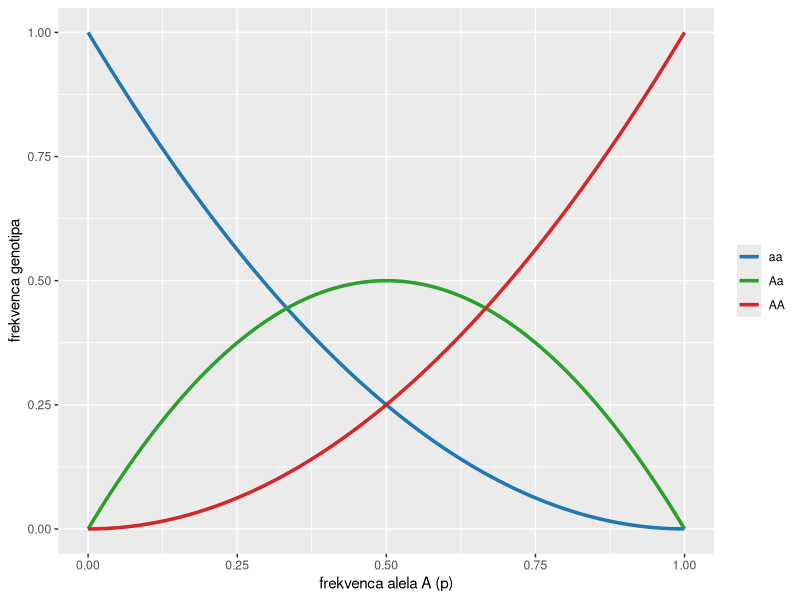
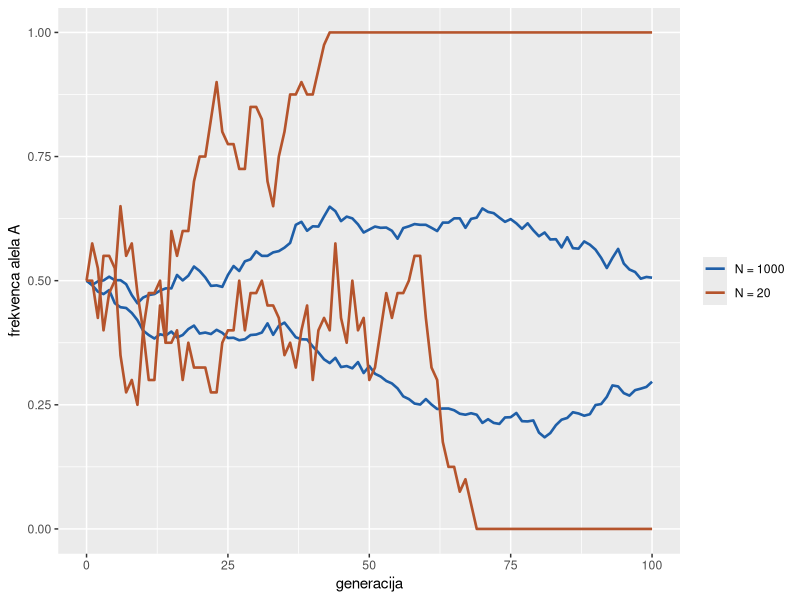
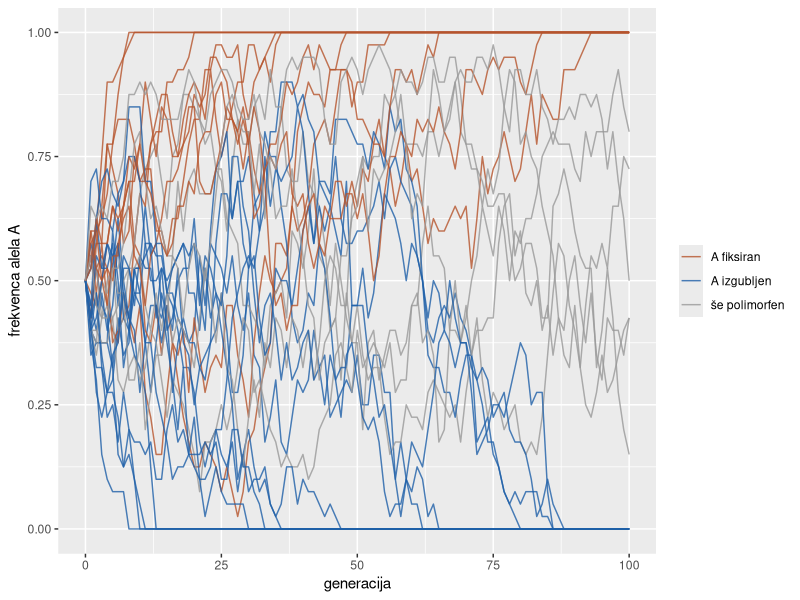
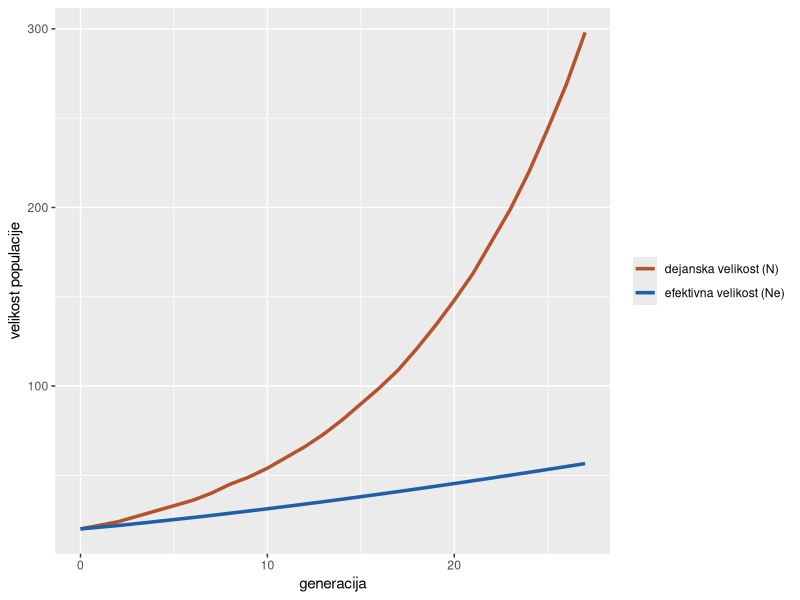
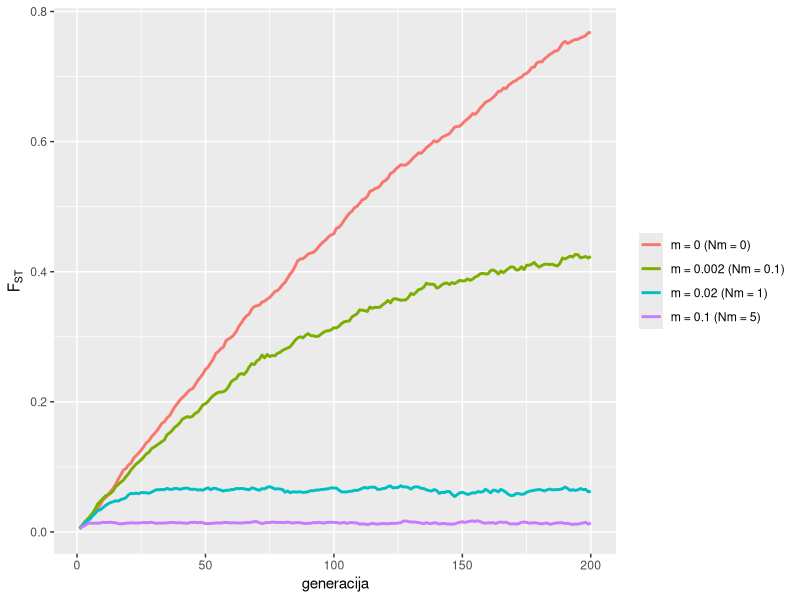

The R source for these figures, in order:
## ---- chunk 1
1 + 1
## ---- chunk 2
#| echo: false
2 * 2
## ---- chunk 3
library(tidyverse)
## ---- chunk 4
genotipi <- c(AA = 30, AG = 15, GG = 5)        # število osebkov z vsakim genotipom
n <- sum(genotipi)                              # vseh osebkov

frek_genotipov <- genotipi / n                  # frekvence genotipov
p <- (2 * genotipi[["AA"]] + genotipi[["AG"]]) / (2 * n)   # AA nosi 2 alela A, AG enega; vseh alelov je 2n
q <- 1 - p                                      # frekvenca alela G

frek_genotipov
## ---- chunk 5
c(p = p, q = q)
## ---- chunk 6
populacije <- tibble(
  alel = 1:5,
  POP1 = c(0.2, 0.2, 0.2, 0.2, 0.2),
  POP2 = c(0.01, 0.01, 0.01, 0.01, 0.96),
  POP3 = c(0.6, 0.4, 0, 0, 0)
)

populacije_long <- populacije |>
  pivot_longer(-alel, names_to = "populacija", values_to = "p")

populacije |>
  pivot_longer(-alel, names_to = "populacija", values_to = "p") |>   # ena vrstica = en alel v eni populaciji
  group_by(populacija) |>
  summarise(bogastvo_alelov      = sum(p > 0),        # število alelov
            He            = 1 - sum(p^2),      # pričakovana heterozigotnost
            raznovrstnost = 1 / sum(p^2))      # efektivno število alelov

## ---- chunk 7
hwe <- tibble(p = seq(0, 1, by = 0.01)) |>    # frekvence alela A od 0 do 1
  mutate(AA = p^2,                              # pričakovane frekvence genotipov
         Aa = 2 * p * (1 - p),
         aa = (1 - p)^2)

head(hwe)

hwe |>
  pivot_longer(-p, names_to = "genotip", values_to = "frekvenca") |>
  ggplot(aes(p, frekvenca, colour = genotip)) +
  geom_line(linewidth = 1.2) +
  scale_colour_manual(values = c(AA = "#D62728", Aa = "#2CA02C", aa = "#1F77B4")) +
  labs(x = "frekvenca alela A (p)", y = "frekvenca genotipa", colour = NULL)
## ---- chunk 8
starsi <- c(AA = 50, Aa = 0, aa = 50)
p_starsi <- (2 * starsi[["AA"]] + starsi[["Aa"]]) / (2 * sum(starsi))   # frekvenca alela A v genskem skladu

alel_1 <- rbinom(1000, 1, p_starsi)     # prvi alel vsakega potomca (1 = A, 0 = a)
alel_2 <- rbinom(1000, 1, p_starsi)     # drugi alel, neodvisno od prvega
stevilo_A <- alel_1 + alel_2            # 2 = AA, 1 = Aa, 0 = aa

potomci <- c(AA = sum(stevilo_A == 2), Aa = sum(stevilo_A == 1), aa = sum(stevilo_A == 0))
rbind(starsi = starsi / sum(starsi), potomci = potomci / sum(potomci), HWE = c(0.25, 0.5, 0.25))
## ---- chunk 9
test_hwe <- function(genotipi) {
  n <- sum(genotipi)
  p <- (2 * genotipi[[1]] + genotipi[[2]]) / (2 * n)                 # frekvenca alela
  pricakovani <- n * c(p^2, 2 * p * (1 - p), (1 - p)^2)              # pričakovano število osebkov
  chi2 <- sum((genotipi - pricakovani)^2 / pricakovani)              # razlika med opaženim in pričakovanim
  tibble(p = p, Ho = genotipi[[2]] / n, He = 2 * p * (1 - p),
         F = 1 - Ho / He, chi2 = chi2, p_vrednost = pchisq(chi2, df = 1, lower.tail = FALSE))
}

bind_rows(primer = test_hwe(genotipi), starsi = test_hwe(starsi), potomci = test_hwe(potomci), .id = "populacija")
## ---- chunk 10
zdrs <- function(N, p0, generacije) {
  p <- numeric(generacije + 1)          # prazen vektor za frekvence
  p[1] <- p0                            # začetna frekvenca alela A
  for (t in 1:generacije) {
    kopije_A <- rbinom(1, size = 2 * N, prob = p[t])   # koliko od 2N kopij v novi generaciji je A
    p[t + 1] <- kopije_A / (2 * N)                     # nova frekvenca alela A
  }
  p                                     # vrne frekvence za vse generacije
}

zdrs(N = 20, p0 = 0.5, generacije = 10)  # primer: frekvenca alela v prvih 10 generacijah
## ---- chunk 11
#set.seed(24)   # seme, pri katerem se v eni majhni populaciji A fiksira, v drugi izgubi (poskusite tudi druga)
populacije <- tibble(
  generacija = rep(0:100, 4),
  p = c(zdrs(20, 0.5, 100), zdrs(20, 0.5, 100), zdrs(1000, 0.5, 100), zdrs(1000, 0.5, 100)),
  populacija = rep(c("N = 20 (1)", "N = 20 (2)", "N = 1000 (1)", "N = 1000 (2)"), each = 101),
  N = rep(c("N = 20", "N = 1000"), each = 2 * 101)
)

ggplot(populacije, aes(generacija, p, colour = N, group = populacija)) +
  geom_line(linewidth = 0.9) +
  scale_colour_manual(values = c("N = 20" = "#B5542C", "N = 1000" = "#1F5FA8")) +
  ylim(0, 1) +
  labs(x = "generacija", y = "frekvenca alela A", colour = NULL)
## ---- chunk 12
frekvence <- replicate(30, zdrs(N = 20, p0 = 0.5, generacije = 100))   # matrika: vrstice = generacije, stolpci = populacije

sprehod <- tibble(generacija = rep(0:100, 30),
                  populacija = rep(1:30, each = 101),
                  p          = as.vector(frekvence)) |>
  group_by(populacija) |>
  mutate(izid = case_when(last(p) == 1 ~ "A fiksiran",
                          last(p) == 0 ~ "A izgubljen",
                          TRUE         ~ "še polimorfen"))

ggplot(sprehod, aes(generacija, p, group = populacija, colour = izid)) +
  geom_line(alpha = 0.8) +
  scale_colour_manual(values = c(`A fiksiran` = "#B5542C", `A izgubljen` = "#1F5FA8", `še polimorfen` = "grey60")) +
  labs(x = "generacija", y = "frekvenca alela A", colour = NULL)
## ---- chunk 13
ocena_ne <- function(He, generacija) {
  naklon <- coef(lm(log(He) ~ generacija))[["generacija"]]   # naklon premice log(He) ~ generacija
  1 / (2 * (1 - exp(naklon)))                               # iz naklona izračunamo Ne
}
## ---- chunk 14
simuliraj_spola <- function(N_m, N_f, generacije = 50, lokusi = 1000) {
  p  <- rep(0.5, lokusi)                       # frekvenca alela na vsakem lokusu
  He <- mean(2 * p * (1 - p))
  for (t in 1:generacije) {
    p_samci  <- rbinom(lokusi, 2 * N_m, p) / (2 * N_m)   # geni N_m samcev, ki se razmnožujejo
    p_samice <- rbinom(lokusi, 2 * N_f, p) / (2 * N_f)   # geni N_f samic
    p <- (p_samci + p_samice) / 2              # potomci: polovica genov od očetov, polovica od mater
    He <- c(He, mean(2 * p * (1 - p)))         # shranimo povprečno He
  }
  tibble(generacija = 0:generacije, He = He)
}

s1 <- simuliraj_spola(50, 50)
s2 <- simuliraj_spola(20, 80)
s3 <- simuliraj_spola(5, 95)

tibble(samci      = c(50, 20, 5),
       samice     = c(50, 80, 95),
       formula    = 4 * samci * samice / (samci + samice),
       simulacija = c(ocena_ne(s1$He, s1$generacija), ocena_ne(s2$He, s2$generacija), ocena_ne(s3$He, s3$generacija)))
## ---- chunk 15
rast <- tibble(generacija = 0:27,
               N = round(20 * exp(0.1 * generacija))) |>     # eksponentna rast z 20 na ~300
  mutate(Ne = (generacija + 1) / cumsum(1 / N))              # harmonična sredina do vsake generacije

rast |>
  pivot_longer(c(N, Ne), names_to = "velikost", values_to = "vrednost") |>
  ggplot(aes(generacija, vrednost, colour = velikost)) +
  geom_line(linewidth = 1.2) +
  scale_colour_manual(values = c(N = "#B5542C", Ne = "#1F5FA8"),
                      labels = c(N = "dejanska velikost (N)", Ne = "efektivna velikost (Ne)")) +
  labs(x = "generacija", y = "velikost populacije", colour = NULL)
## ---- chunk 16
frek0 <- 0.8^(0:19)                   # 20 alelov z vse manjšo frekvenco
frek0 <- frek0 / sum(frek0)           # frekvence morajo skupaj dati 1
round(frek0, 3)
## ---- chunk 17
fst_skozi_cas <- function(m, N = 50, generacije = 200, lokusi = 500) {
  p1 <- rep(0.5, lokusi); p2 <- rep(0.5, lokusi)        # frekvence na vseh lokusih v obeh populacijah
  FST <- numeric(generacije)
  for (t in 1:generacije) {
    p1_m <- (1 - m) * p1 + m * p2                       # 1. migracije
    p2_m <- (1 - m) * p2 + m * p1
    p1 <- rbinom(lokusi, 2 * N, p1_m) / (2 * N)         # 2. zdrs v vsaki populaciji posebej
    p2 <- rbinom(lokusi, 2 * N, p2_m) / (2 * N)
    HS <- mean((2 * p1 * (1 - p1) + 2 * p2 * (1 - p2)) / 2)   # povprečna He znotraj populacij
    p_skupna <- (p1 + p2) / 2
    HT <- mean(2 * p_skupna * (1 - p_skupna))                 # He združene populacije
    FST[t] <- (HT - HS) / HT
  }
  tibble(m = m, generacija = 1:generacije, FST = FST)
}

bind_rows(fst_skozi_cas(0), fst_skozi_cas(0.002), fst_skozi_cas(0.02), fst_skozi_cas(0.1)) |>
  mutate(m = paste0("m = ", m, " (Nm = ", 50 * m, ")")) |>
  ggplot(aes(generacija, FST, colour = m)) +
  geom_line(linewidth = 1) +
  labs(x = "generacija", y = expression(F[ST]), colour = NULL)
